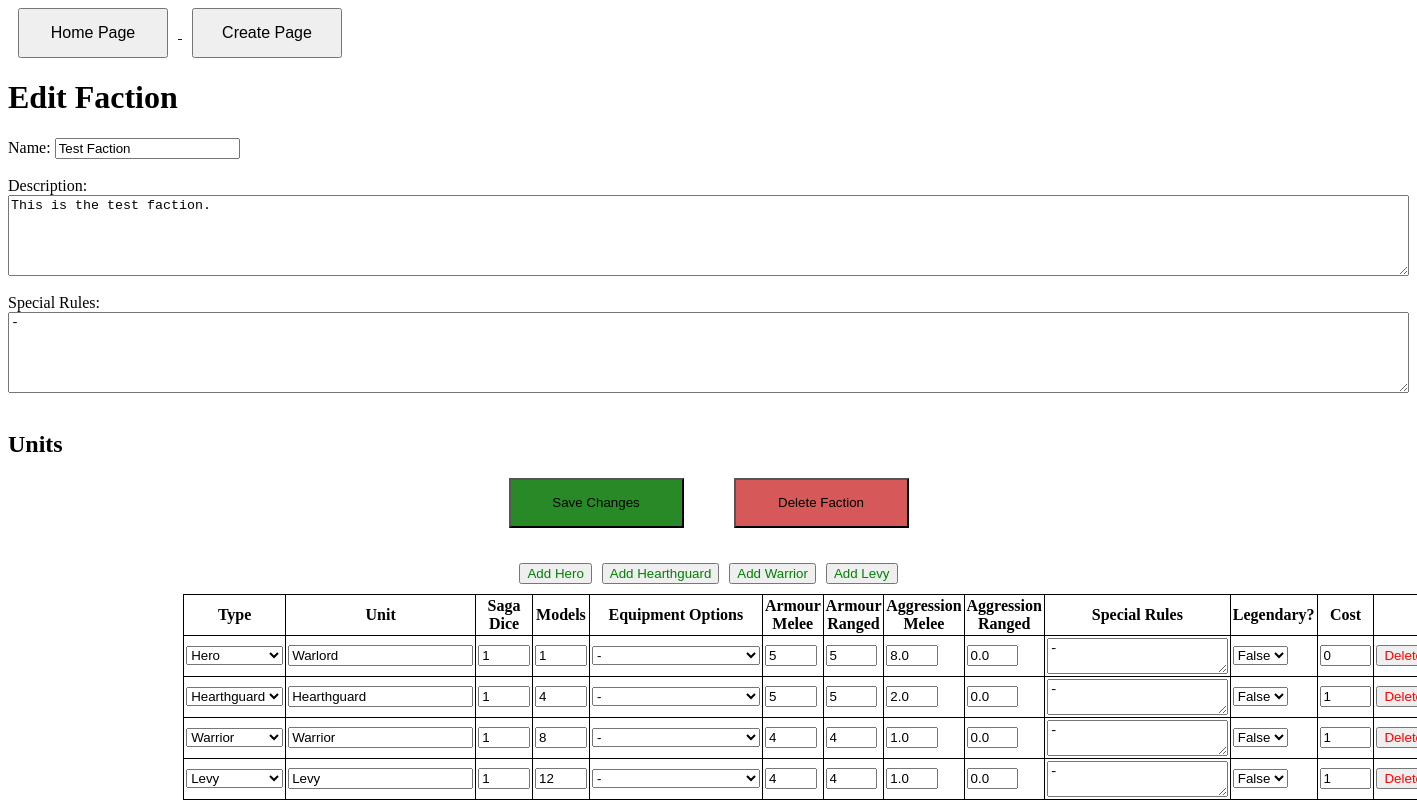
/saga/edit/25, run on the app's committed database.
### saga/models.py (models this page shows, shortened)
class Faction(models.Model):
    id = models.AutoField(primary_key=True)
    name = models.CharField(max_length = 30)
    description = models.TextField(default = "")
    specialRules = models.TextField(default = "-")

class Unit(models.Model):
    id = models.AutoField(primary_key=True)
    sagaDice = models.PositiveIntegerField(default = 1)
    cost = models.PositiveIntegerField(default = 1)
    unitType = models.CharField(max_length = 20, default = "Hearthguard", choices=So.unitOptions)
    unitName = models.CharField(max_length = 50, default = "Hearthguard")
    numModels = models.PositiveIntegerField(default = 4)
    equipment = models.CharField(max_length = 50, default = "-", choices=So.equipmentOptions)
    armourMelee = models.PositiveIntegerField(default = 5)
    armourRanged = models.PositiveIntegerField(default = 5)
    aggMelee = models.FloatField(default = 2)
    aggRanged = models.FloatField(default = 0)
    specialRules = models.TextField(default = "-")
    isLegendary = models.BooleanField(default = False)
    factionId = models.ForeignKey(Faction, on_delete = models.CASCADE)

### saga/views.py (the view)
# urls.py: path("edit/<int:factionId>", views.edit, name = 'edit'),
def edit(request,factionId):
    try:
        faction = get_object_or_404(Faction, id = factionId)
    except:
        print(f"Faction with ID: {factionId} not found")
        return redirect(reverse('saga:index'))
    heroList = Unit.objects.filter(factionId__id = factionId, unitType = "Hero").order_by("unitName")
    hearthguardList = Unit.objects.filter(factionId__id = factionId, unitType = "Hearthguard").order_by("unitName")
    warriorList = Unit.objects.filter(factionId__id = factionId, unitType = "Warrior").order_by("unitName")
    levyList = Unit.objects.filter(factionId__id = factionId, unitType = "Levy").order_by("unitName")
    unitSet = [heroList,hearthguardList,warriorList,levyList]
    context = {
        "unitSet" :unitSet,
        "faction" : faction,
        "options" : Options
        }
    return render(request, "saga/edit.html", context)

### saga/templates/saga/edit.html (shortened to what this page needs)
<!DOCTYPE html>
<html lang="en">
{% load static %}
<link rel="stylesheet" href = "{%static 'saga/style.css'%}">
<head>
</head>
<body>
    <nav>
        <div class = "navBox">
            <a href = "{% url 'saga:index' %}" >
                <button> Home Page </button>
            </a>
            <a href = "{% url 'saga:create' %}" >
                <button> Create Page </button>
            </a>
        </div>
    </nav>
    <h1>Edit Faction</h1>
    <form id = "factionForm" method = "post">
        <label for = "fName">Name:</label>
        <input type = "text" id = "fName" name = 'fName' value = "{% autoescape off %}{{faction.name}}{% endautoescape %}">
        <br><br>
        <div style="display: flex; flex-direction: column;">
            <label for = "fDescription">Description:</label>
            <textarea id = "fDescription" name = 'fDescription' rows = "5", cols = "30">{{faction.description}}</textarea>
            <br>
            <label for = "fSpecial">Special Rules:</label>
            <textarea id = "fSpecial" name = 'fSpecial' rows = "5", cols = "30">{{faction.specialRules}}</textarea>
        </div>
        <br>
        <h2>Units</h2>
        <div class = "submitButtonBox">
            <button id = "saveSubmit"   type="button" onclick="submitEditForm('{% url 'saga:editPush' factionId=faction.id%}')">Save Changes</button>
            <button id = "deleteSubmit" type="button" onclick="submitDeleteForm('{% url 'saga:delete' factionId=faction.id%}')">Delete Faction</button>
        </div>
        <div style = "width: 75%; margin: 0 auto;">
            <div class = "addButtonBox">
                <button class = "addButton" type = "button" id = "addHero" onclick = "addUnit('Hero')"> Add Hero</button>
                <button class = "addButton" type = "button" id = "addHearthguard" onclick = "addUnit('Hearthguard')"> Add Hearthguard</button>
                <button class = "addButton" type = "button" id = "addWarrior" onclick = "addUnit('Warrior')"> Add Warrior</button>
                <button class = "addButton" type = "button" id = "addLevy" onclick = "addUnit('Levy')"> Add Levy</button>
            </div>
            <table id = "unitTable">
                <tr>
                    <th>Type</th>
                    <th>Unit</th>
                    <th>Saga Dice</th>
                    <th>Models</th>
                    <th>Equipment Options</th>
                    <th>Armour Melee</th>
                    <th>Armour Ranged</th>
                    <th>Aggression Melee</th>
                    <th>Aggression Ranged</th>
                    <th>Special Rules</th>
                    <th>Legendary?</th>
                    <th>Cost</th>
                </tr>
                {% for collection in unitSet %}
                    {% for unit in collection %}
                        <tr>
                            <td>
                                <select name = "unitType">
                                    {% for tuple in options.unitOptions %}
                                        <option value = "{{ tuple.0 }}" {%if tuple.1 == unit.unitType %} selected {%endif%}>{{tuple.1}}</option>
                                    {% endfor %}
                                </select>
                            </td>
                            <td><input type = "text" name = "unitName"  value = "{% autoescape off %}{{unit.unitName}}{% endautoescape %}"></td>
                            <td><input type = "number" name = "sagaDice" class = "shrinkInput" min = "0"  value = {{unit.sagaDice}}></td>
                            <td><input type = "number" name = "numModels" class = "shrinkInput" min = "0"  value = {{unit.numModels}}></td>
                            <td>
                                <select name = "equipment">
                                    {% for tuple in options.equipmentOptions %}
                                        <option value = "{{ tuple.0 }}" {%if tuple.1 == unit.equipment %} selected {%endif%}>{{tuple.1}}</option>
                                    {% endfor %}
                                </select>
                            </td>
                            <td><input type = "number" name = "armourMelee" class = "shrinkInput" min = "0" value = {{unit.armourMelee}}></td>
                            <td><input type = "number" name = "armourRanged" class = "shrinkInput" min = "0" value = {{unit.armourRanged}}></td>
                            <td><input type = "number" name = "aggMelee" class = "shrinkInput" min = "0" step = "0.01" value = {{unit.aggMelee}}></td>
                            <td><input type = "number" name = "aggRanged" class = "shrinkInput" min = "0" step = "0.01" value = {{unit.aggRanged}}></td>
                            <td><textarea name = "specialRules">{{ unit.specialRules }}</textarea></td>
                            <td>
                                <select name ="isLegendary">
                                    <option value = "False" {% if not unit.isLegendary %} selected {% endif %}>False</option>
                                </select>
                            </td>
                            <td><input type = "number" name = "cost" class = "shrinkInput" value = {{unit.cost}}></td>
                            <td><button class = "deleteRow" type = "button">Delete</button></td>
                        </tr>
                    {% endfor %}
                {% endfor %}
            </table>
        </div>
    </form>
</body>
</html>

### saga/static/saga/style.css (style rules this page uses)
table { border-collapse: collapse; border: 1px solid black; table-layout: fixed; }
th,td { border: 1px solid black; padding: 2px; }
.shrinkInput { box-sizing: border-box; width: 7ch; margin: auto; }
textarea { vertical-align: top; }
.deleteRow { color: red; }
.addButton { color: green; margin-right: 5; margin-left: 5; }
.addButtonBox { display: flex; justify-content: center; align-items: center; gap:10px; margin-bottom:10px; }
.submitButtonBox { display: flex; justify-content: center; align-items: center; gap: 50px; margin-bottom: 35px; margin-top: 0px; }
#saveSubmit { background-color: rgb(39, 138, 39); height: 50px; width: 175px; }
#deleteSubmit { background-color: rgba(196, 12, 12, 0.685); height: 50px; width: 175px; }
.navBox { justify-content: center; align-items: left; gap:10px; }
.navBox button { width: 150px; height: 50px; font-size: 16px; margin: 0 10px; }

### data on the page
Faction: fName "Test Faction", fDescription "This is the test faction.", fSpecial "-"
Unit: unitType "Hero", unitName "Warlord", sagaDice "1", numModels "1", equipment "-", armourMelee "5", armourRanged "5", aggMelee "8.0", aggRanged "0.0", specialRules "-", isLegendary "False", cost "0"
Unit: unitType "Hearthguard", unitName "Hearthguard", sagaDice "1", numModels "4", equipment "-", armourMelee "5", armourRanged "5", aggMelee "2.0", aggRanged "0.0", specialRules "-", isLegendary "False", cost "1"
Unit: unitType "Warrior", unitName "Warrior", sagaDice "1", numModels "8", equipment "-", armourMelee "4", armourRanged "4", aggMelee "1.0", aggRanged "0.0", specialRules "-", isLegendary "False", cost "1"
Unit: unitType "Levy", unitName "Levy", sagaDice "1", numModels "12", equipment "-", armourMelee "4", armourRanged "4", aggMelee "1.0", aggRanged "0.0", specialRules "-", isLegendary "False", cost "1"
